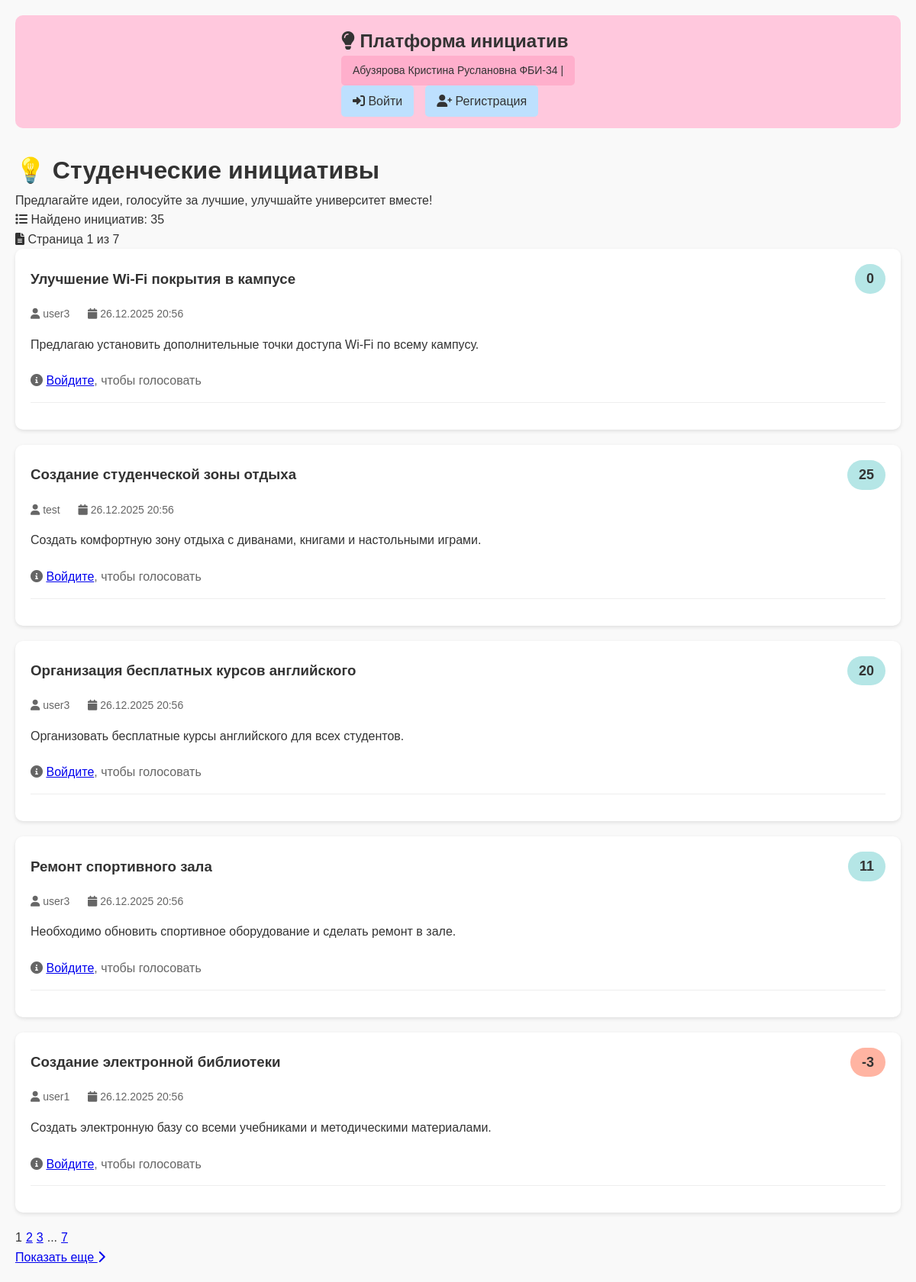
Before: / with the older database file.
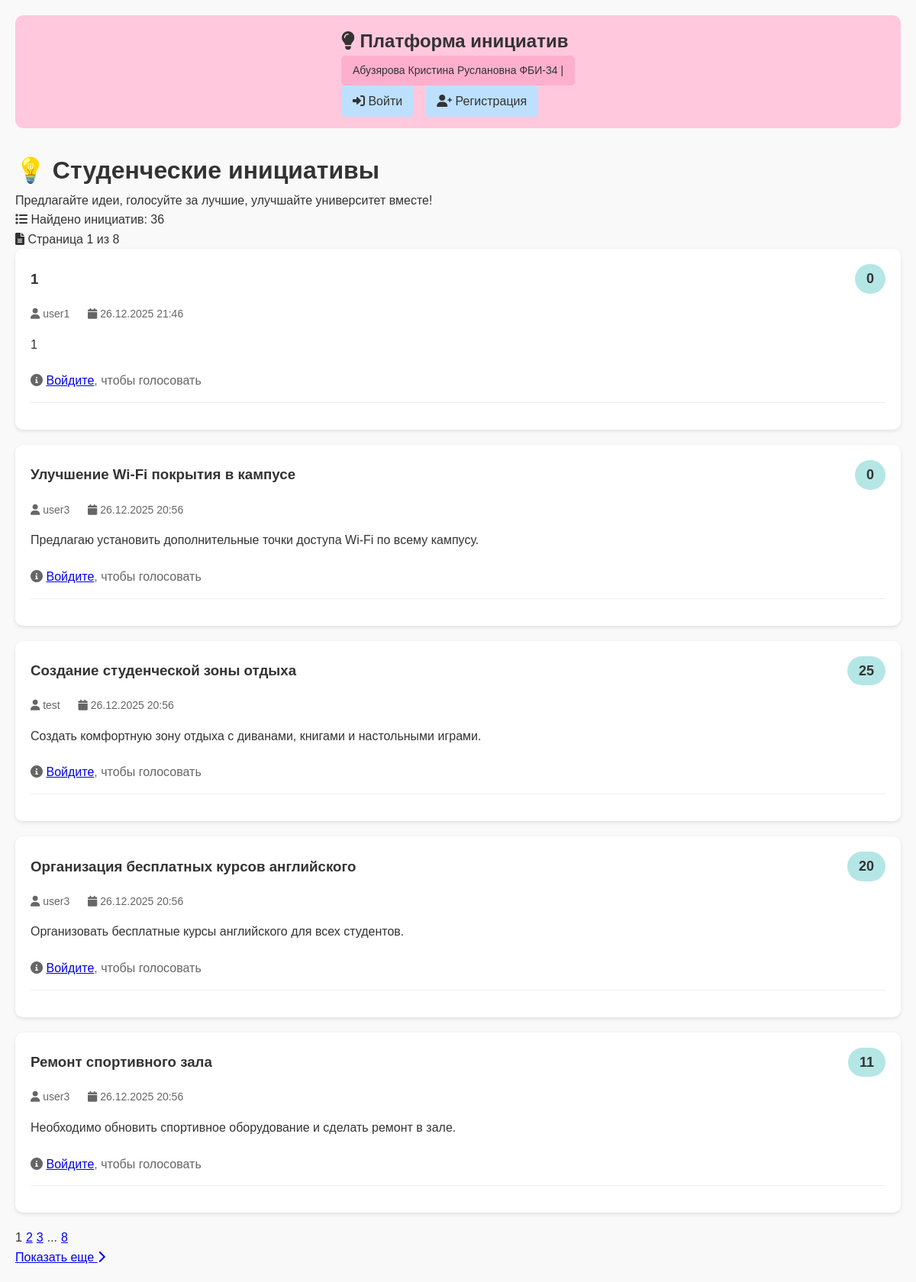
After: the same page with the newer database file.
### app.py (models this page shows, shortened)
class Initiative(db.Model):
    id = db.Column(db.Integer, primary_key=True)
    title = db.Column(db.String(200), nullable=False)
    content = db.Column(db.Text, nullable=False)
    created_at = db.Column(db.DateTime, default=datetime.utcnow)
    score = db.Column(db.Integer, default=0)
    user_id = db.Column(db.Integer, db.ForeignKey('user.id'), nullable=False)
    author = db.relationship('User', backref='initiatives')

class User(db.Model):
    id = db.Column(db.Integer, primary_key=True)
    username = db.Column(db.String(80), unique=True, nullable=False)
    password_hash = db.Column(db.String(200), nullable=False)
    is_admin = db.Column(db.Boolean, default=False)
    created_at = db.Column(db.DateTime, default=datetime.utcnow)

### app.py (the view)
@app.route('/')
def index():
    page = request.args.get('page', 1, type=int)
    initiatives_query = Initiative.query.order_by(
        Initiative.created_at.desc()
    ).paginate(
        page=page,
        per_page=app.config['INITIATIVES_PER_PAGE'],
        error_out=False
    )
    current_user = get_current_user()
    user_votes = {}
    if current_user:
        votes = Vote.query.filter_by(user_id=current_user.id).all()
        for vote in votes:
            user_votes[vote.initiative_id] = vote.value
    initiatives_data = []
    for initiative in initiatives_query.items:
        initiatives_data.append({
            'id': initiative.id,
            'title': initiative.title,
            'content': initiative.content,
            'score': initiative.score,
            'created_at': initiative.created_at,
            'author': initiative.author,
            'author_id': initiative.user_id,
            'user_vote': user_votes.get(initiative.id)
        })
    return render_template('index.html',
                         initiatives=initiatives_data,
                         pagination=initiatives_query,
                         current_user=current_user,
                         student_info=STUDENT_INFO)

### app.py (called while the page is built)
def get_current_user():
    if 'user_id' in session:
        return User.query.get(session['user_id'])
    return None

### templates/index.html (shortened to what this page needs)
{% extends "base.html" %}
{% block content %}
<div class="page-header">
    <h1>💡 Студенческие инициативы</h1>
    <p>Предлагайте идеи, голосуйте за лучшие, улучшайте университет вместе!</p>
</div>
{% if initiatives %}
    <div class="initiatives-count">
        <p><i class="fas fa-list"></i> Найдено инициатив: {{ pagination.total }}</p>
        {% if pagination.pages > 1 %}
        <p><i class="fas fa-file-alt"></i> Страница {{ pagination.page }} из {{ pagination.pages }}</p>
        {% endif %}
    </div>
    {% for initiative in initiatives %}
    <div class="initiative-card">
        <div class="initiative-header">
            <h3>{{ initiative.title }}</h3>
            <div class="score {{ 'positive' if initiative.score >= 0 else 'negative' }}">
                {{ initiative.score }}
            </div>
        </div>
        <div class="initiative-meta">
            <span><i class="fas fa-user"></i> {{ initiative.author.username }}</span>
            <span><i class="fas fa-calendar"></i> {{ initiative.created_at.strftime('%d.%m.%Y %H:%M') }}</span>
        </div>
        <div class="initiative-content">
            {{ initiative.content }}
        </div>
        <div class="vote-buttons">
            {% if current_user %}
                <a href="{{ url_for('vote', initiative_id=initiative.id, value=1, page=pagination.page) }}"
                   class="btn-vote upvote {% if initiative.user_vote == 1 %}active{% endif %}">
                    <i class="fas fa-thumbs-up"></i>
                    Поддержать
                    {% if initiative.user_vote == 1 %}<span style="margin-left: 5px;">✓</span>{% endif %}
                </a>
                <a href="{{ url_for('vote', initiative_id=initiative.id, value=-1, page=pagination.page) }}"
                   class="btn-vote downvote {% if initiative.user_vote == -1 %}active{% endif %}">
                    <i class="fas fa-thumbs-down"></i>
                    Против
                    {% if initiative.user_vote == -1 %}<span style="margin-left: 5px;">✓</span>{% endif %}
                </a>
            {% else %}
                <p style="color: #666; flex: 1;">
                    <i class="fas fa-info-circle"></i>
                    <a href="{{ url_for('login') }}">Войдите</a>, чтобы голосовать
                </p>
            {% endif %}
        </div>
        <div class="action-buttons">
        </div>
    </div>
    {% endfor %}
    {% if pagination.pages > 1 %}
    <div class="pagination">
        <div style="display: flex; gap: 5px;">
            {% for page_num in pagination.iter_pages(left_edge=1, right_edge=1, left_current=1, right_current=2) %}
                {% if page_num %}
                    {% if page_num == pagination.page %}
                    <span class="page-number active">{{ page_num }}</span>
                    {% else %}
                    <a href="{{ url_for('index', page=page_num) }}" class="page-number">{{ page_num }}</a>
                    {% endif %}
                {% else %}
                <span>...</span>
                {% endif %}
            {% endfor %}
        </div>
        {% if pagination.has_next %}
        <a href="{{ url_for('index', page=pagination.next_num) }}" class="page-link">
            Показать еще <i class="fas fa-chevron-right"></i>
        </a>
        {% endif %}
    </div>
    {% endif %}
{% endif %}
{% endblock %}

### templates/base.html (shortened to what this page needs)
<!DOCTYPE html>
<html lang="ru">
<head>
    <link rel="stylesheet" href="{{ url_for('static', filename='css/style.css') }}">
    <link rel="stylesheet" href="https://cdnjs.cloudflare.com/ajax/libs/font-awesome/6.0.0/css/all.min.css">
</head>
<body>
    <nav class="navbar">
        <div class="container">
            <a href="{{ url_for('index') }}" class="logo">
                <i class="fas fa-lightbulb"></i> Платформа инициатив
            </a>
            <div class="student-info">{{ student_info.name }} | {{ student_info.group }}</div>
            <div class="nav-links">
                {% if current_user %}
                    <a href="{{ url_for('create') }}" class="nav-link">
                        <i class="fas fa-plus"></i> Новая инициатива
                    </a>
                    <span class="nav-link">
                        <i class="fas fa-user"></i> {{ current_user.username }}
                    </span>
                    {% if current_user.is_admin %}
                        <a href="{{ url_for('admin') }}" class="nav-link admin">
                            <i class="fas fa-cog"></i> Админ-панель
                        </a>
                    {% endif %}
                    <a href="{{ url_for('logout') }}" class="nav-link">
                        <i class="fas fa-sign-out-alt"></i> Выйти
                    </a>
                    <a href="{{ url_for('delete_account') }}" class="nav-link"
                       onclick="return confirm('Удалить аккаунт? Все ваши инициативы будут удалены!')">
                        <i class="fas fa-trash"></i> Удалить аккаунт
                    </a>
                {% else %}
                    <a href="{{ url_for('login') }}" class="nav-link">
                        <i class="fas fa-sign-in-alt"></i> Войти
                    </a>
                    <a href="{{ url_for('register') }}" class="nav-link">
                        <i class="fas fa-user-plus"></i> Регистрация
                    </a>
                {% endif %}
            </div>
        </div>
    </nav>
    <main class="container">
        {% block content %}{% endblock %}
    </main>
</body>
</html>

### static/css/style.css (style rules this page uses)
* { margin: 0; padding: 0; box-sizing: border-box; }
body { font-family: Arial, sans-serif; line-height: 1.6; color: #333; background-color: #f9f9f9; padding: 20px; }
.container { max-width: 1200px; margin: 0 auto; }
.navbar { background: #ffc8dd; padding: 15px 20px; margin-bottom: 30px; border-radius: 10px; display: flex; justify-content: space-between; align-items: center; }
.logo { font-size: 24px; font-weight: bold; color: #333; text-decoration: none; }
.student-info { background: #ffafcc; padding: 8px 15px; border-radius: 5px; color: #333; font-size: 14px; }
.nav-links { display: flex; gap: 15px; }
.nav-link { color: #333; text-decoration: none; padding: 8px 15px; border-radius: 5px; background: #bde0fe; }
.initiative-card { background: white; padding: 20px; margin-bottom: 20px; border-radius: 10px; box-shadow: 0 2px 5px rgba(0,0,0,0.1); }
.initiative-header { display: flex; justify-content: space-between; align-items: center; margin-bottom: 15px; }
.initiative-header h3 { color: #333; flex: 1; }
.score { padding: 5px 15px; border-radius: 20px; font-weight: bold; font-size: 18px; }
.score.positive { background: #b5e6e6; color: #333; }
.initiative-meta { color: #666; margin-bottom: 15px; font-size: 14px; }
.initiative-meta span { margin-right: 20px; }
.initiative-content { margin-bottom: 20px; line-height: 1.8; }
.action-buttons { display: flex; gap: 10px; margin-top: 15px; padding-top: 15px; border-top: 1px solid #eee; }

Changed rows visible on the page:
no longer on this page (row unchanged): Initiative: title "Создание электронной библиотеки", score "-3", author.username "user1", created_at "26.12.2025 20:56", content "Создать электронную базу со всеми учебниками и методическими материалами."
added Initiative: title "1", score "0", author.username "user1", created_at "26.12.2025 21:46", content "1"
Other visible differences:
{{ pagination.total }}: "35" → "36"
{{ pagination.pages }}: "7" → "8"
new list line: "8"
list line gone: "7"
